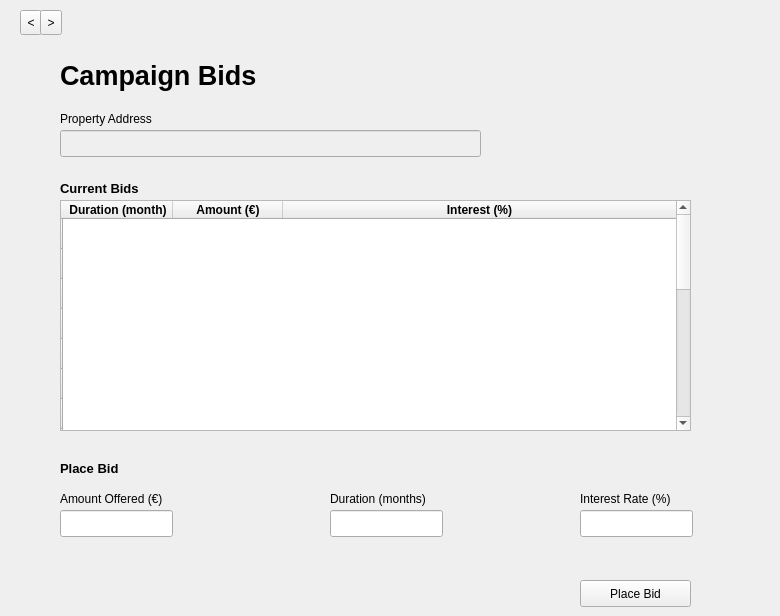
        <widget class="QWidget" name="icb_page">
         <widget class="QLineEdit" name="icb_amount_lineedit">
          <property name="geometry">
           <rect>
            <x>60</x>
            <y>510</y>
            <width>113</width>
            <height>27</height>
           </rect>
          </property>
         </widget>
         <widget class="QLineEdit" name="icb_property_address_lineedit">
          <property name="enabled">
           <bool>false</bool>
          </property>
          <property name="geometry">
           <rect>
            <x>60</x>
            <y>130</y>
            <width>421</width>
            <height>27</height>
           </rect>
          </property>
         </widget>
         <widget class="QLineEdit" name="icb_duration_lineedit">
          <property name="geometry">
           <rect>
            <x>330</x>
            <y>510</y>
            <width>113</width>
            <height>27</height>
           </rect>
          </property>
         </widget>
         <widget class="QLabel" name="icb_duration_label">
          <property name="geometry">
           <rect>
            <x>330</x>
            <y>490</y>
            <width>121</width>
            <height>17</height>
           </rect>
          </property>
          <property name="text">
           <string>Duration (months)</string>
          </property>
         </widget>
         <widget class="QTableWidget" name="icb__current_bids_table">
          <property name="geometry">
           <rect>
            <x>60</x>
            <y>200</y>
            <width>631</width>
            <height>231</height>
           </rect>
          </property>
          <property name="maximumSize">
           <size>
            <width>900</width>
            <height>16777215</height>
           </size>
          </property>
          <property name="font">
           <font>
            <weight>75</weight>
            <bold>true</bold>
           </font>
          </property>
          <property name="editTriggers">
           <set>QAbstractItemView::NoEditTriggers</set>
          </property>
          <property name="alternatingRowColors">
           <bool>false</bool>
          </property>
          <property name="selectionMode">
           <enum>QAbstractItemView::SingleSelection</enum>
          </property>
          <property name="selectionBehavior">
           <enum>QAbstractItemView::SelectRows</enum>
          </property>
          <property name="showGrid">
           <bool>false</bool>
          </property>
          <property name="gridStyle">
           <enum>Qt::DotLine</enum>
          </property>
          <attribute name="horizontalHeaderDefaultSectionSize">
           <number>110</number>
          </attribute>
          <attribute name="horizontalHeaderStretchLastSection">
           <bool>true</bool>
          </attribute>
          <attribute name="verticalHeaderStretchLastSection">
           <bool>false</bool>
          </attribute>
          <row>
           <property name="text">
            <string/>
           </property>
          </row>
          <row>
           <property name="text">
            <string/>
           </property>
          </row>
          <row>
           <property name="text">
            <string/>
           </property>
          </row>
          <row>
           <property name="text">
            <string/>
           </property>
          </row>
          <row>
           <property name="text">
            <string/>
           </property>
          </row>
          <row>
           <property name="text">
            <string/>
           </property>
          </row>
          <row>
           <property name="text">
            <string/>
           </property>
          </row>
          <row>
           <property name="text">
            <string/>
           </property>
          </row>
          <row>
           <property name="text">
            <string/>
           </property>
          </row>
          <row>
           <property name="text">
            <string/>
           </property>
          </row>
          <row>
           <property name="text">
            <string/>
           </property>
          </row>
          <row>
           <property name="text">
            <string/>
           </property>
          </row>
          <row>
           <property name="text">
            <string/>
           </property>
          </row>
          <row>
           <property name="text">
            <string/>
           </property>
          </row>
          <row>
           <property name="text">
            <string/>
           </property>
          </row>
          <row>
           <property name="text">
            <string/>
           </property>
          </row>
          <row>
           <property name="text">
            <string/>
           </property>
          </row>
          <row>
           <property name="text">
            <string/>
           </property>
          </row>
          <row>
           <property name="text">
            <string/>
           </property>
          </row>
          <column>
           <property name="text">
            <string>Duration (month)</string>
           </property>
           <property name="font">
            <font>
             <weight>75</weight>
             <bold>true</bold>
            </font>
           </property>
          </column>
          <column>
           <property name="text">
            <string>Amount (€)</string>
           </property>
           <property name="font">
            <font>
             <weight>75</weight>
             <bold>true</bold>
            </font>
           </property>
          </column>
          <column>
           <property name="text">
            <string>Interest (%)</string>
           </property>
           <property name="font">
            <font>
             <weight>75</weight>
             <bold>true</bold>
            </font>
           </property>
          </column>
         </widget>
         <widget class="QLabel" name="icb_place_bid_label">
          <property name="geometry">
           <rect>
            <x>60</x>
            <y>460</y>
            <width>81</width>
            <height>17</height>
           </rect>
          </property>
          <property name="font">
           <font>
            <pointsize>10</pointsize>
            <weight>75</weight>
            <bold>true</bold>
           </font>
          </property>
          <property name="text">
           <string>Place Bid</string>
          </property>
         </widget>
         <widget class="QLabel" name="icb_amount_label">
          <property name="geometry">
           <rect>
            <x>60</x>
            <y>490</y>
            <width>121</width>
            <height>17</height>
           </rect>
          </property>
          <property name="text">
           <string>Amount Offered (€)</string>
          </property>
         </widget>
         <widget class="QPushButton" name="icb_place_bid_button">
          <property name="geometry">
           <rect>
            <x>580</x>
            <y>580</y>
            <width>111</width>
            <height>27</height>
           </rect>
          </property>
          <property name="text">
           <string>Place Bid</string>
          </property>
         </widget>
         <widget class="QLabel" name="icb_current_bids_label">
          <property name="geometry">
           <rect>
            <x>60</x>
            <y>180</y>
            <width>161</width>
            <height>17</height>
           </rect>
          </property>
          <property name="font">
           <font>
            <pointsize>10</pointsize>
            <weight>75</weight>
            <bold>true</bold>
           </font>
          </property>
          <property name="text">
           <string>Current Bids</string>
          </property>
         </widget>
         <widget class="QLabel" name="icb_interest_label">
          <property name="geometry">
           <rect>
            <x>580</x>
            <y>490</y>
            <width>191</width>
            <height>17</height>
           </rect>
          </property>
          <property name="text">
           <string>Interest Rate (%)</string>
          </property>
         </widget>
         <widget class="QLineEdit" name="icb_interest_lineedit">
          <property name="geometry">
           <rect>
            <x>580</x>
            <y>510</y>
            <width>113</width>
            <height>27</height>
           </rect>
          </property>
         </widget>
         <widget class="QLabel" name="icb_title_label">
          <property name="geometry">
           <rect>
            <x>60</x>
            <y>60</y>
            <width>221</width>
            <height>31</height>
           </rect>
          </property>
          <property name="font">
           <font>
            <pointsize>20</pointsize>
            <weight>75</weight>
            <bold>true</bold>
           </font>
          </property>
          <property name="text">
           <string>Campaign Bids</string>
          </property>
         </widget>
         <widget class="QLabel" name="icb_property_address_label">
          <property name="geometry">
           <rect>
            <x>60</x>
            <y>110</y>
            <width>181</width>
            <height>17</height>
           </rect>
          </property>
          <property name="text">
           <string>Property Address</string>
          </property>
         </widget>
         <widget class="QToolButton" name="prev_5">
          <property name="geometry">
           <rect>
            <x>20</x>
            <y>10</y>
            <width>22</width>
            <height>25</height>
           </rect>
          </property>
          <property name="text">
           <string>&lt;</string>
          </property>
         </widget>
         <widget class="QToolButton" name="next_5">
          <property name="geometry">
           <rect>
            <x>40</x>
            <y>10</y>
            <width>22</width>
            <height>25</height>
           </rect>
          </property>
          <property name="text">
           <string>&gt;</string>
          </property>
         </widget>
        </widget>
